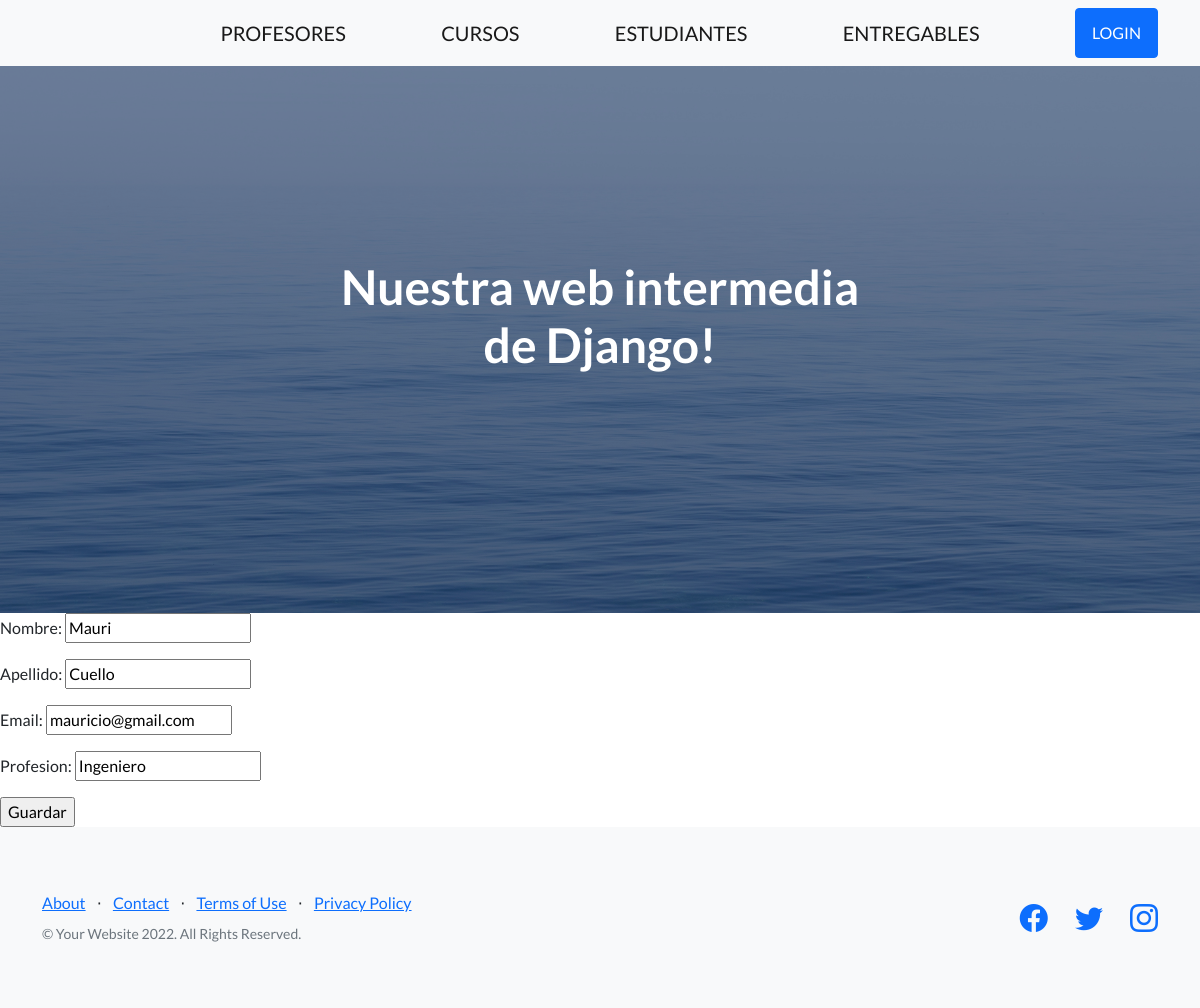
The app's page /app-coder/edita-profesor/1, older data.
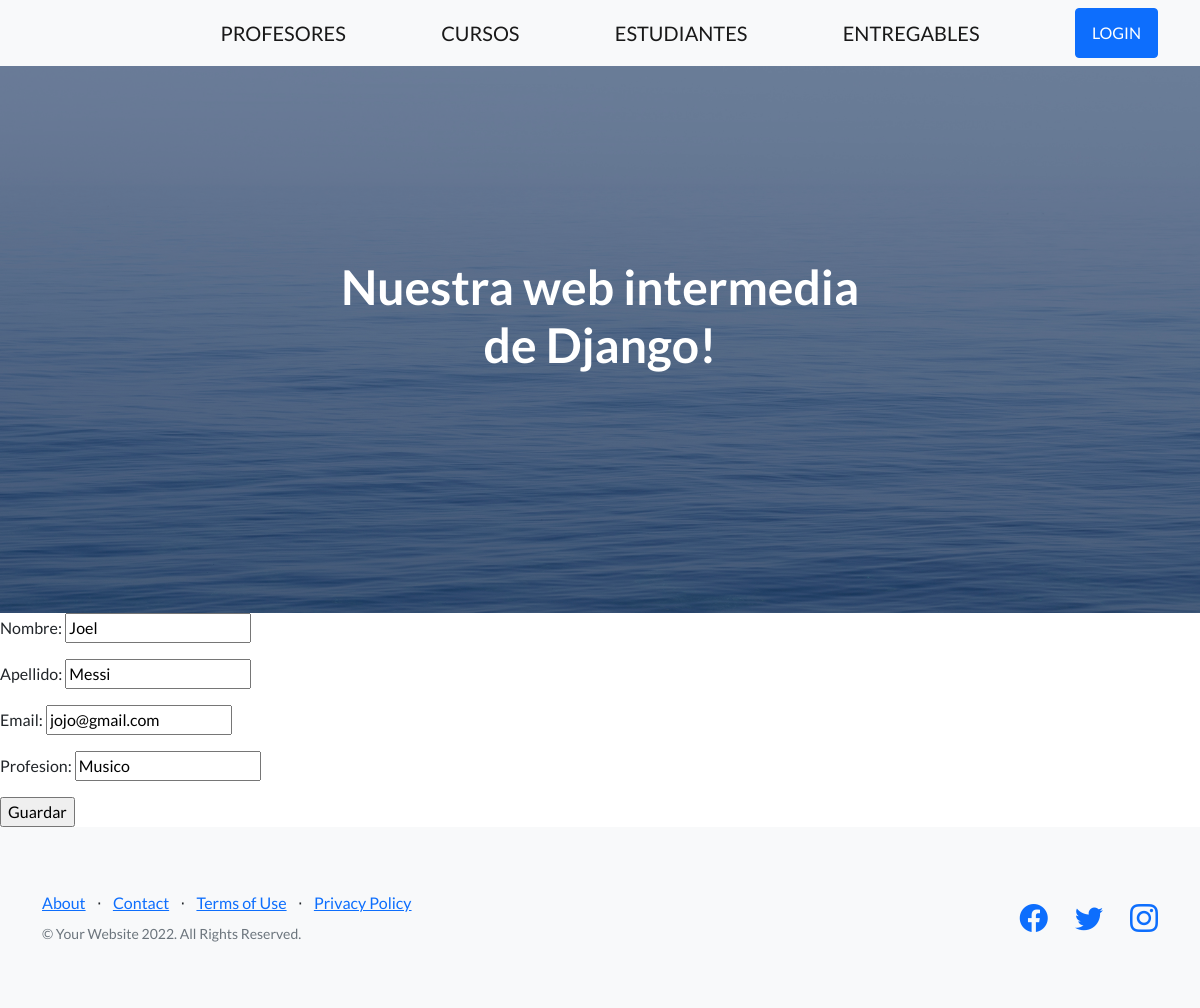
The same page, newer data.
### App_Coder/models.py (models this page shows, shortened)
class Profesor(models.Model):
    nombre = models.CharField(max_length=30)
    apellido = models.CharField(max_length=30)
    email = models.EmailField()
    profesion = models.CharField(max_length=30)
    user_is = models.OneToOneField(User, on_delete=models.CASCADE, null=True, blank=True)

### App_Coder/views.py (the view)
# urls.py: path('edita-profesor/<int:id>', editar_profesor, name="EditarProfesor"),
def editar_profesor(request, id):
    print('method:', request.method)
    print('post:', request.POST)
    profesor = Profesor.objects.get(id=id)
    if request.method == 'POST':
        miFormulario = ProfesorFormulario(request.POST)
        if miFormulario.is_valid():
            data = miFormulario.cleaned_data
            profesor.nombre = data["nombre"]
            profesor.apellido = data["apellido"]
            profesor.email = data["email"]
            profesor.profesion = data["profesion"]
            profesor.save()
            return render(request, 'inicio.html')
    else:
        miFormulario = ProfesorFormulario(initial={
            "nombre": profesor.nombre,
            "apellido": profesor.apellido,
            "email": profesor.email,
            "profesion": profesor.profesion,
        })
    return render(request, "editarProfesor.html", {"miFormulario": miFormulario, "id": profesor.id})

### App_Coder/forms.py
class ProfesorFormulario(forms.Form):
    nombre = forms.CharField(max_length=30)
    apellido = forms.CharField(max_length=30)
    email = forms.EmailField()
    profesion = forms.CharField(max_length=30)

### App_Coder/templates/editarProfesor.html
{% extends 'padre.html' %}
{% load static %}
{% block bloqueQueCambia %}
    <form action="{% url 'EditarProfesor' id %}" method="POST">{% csrf_token %}
        {{miFormulario.as_p}}
        <input type="submit" value="Guardar">
    </form>
{% endblock bloqueQueCambia %}

Row changes from the older to the newer data that the page shows:
changed Profesor: nombre "Mauri" → "Joel"; apellido "Cuello" → "Messi"; email "mauricio@gmail.com" → "jojo@gmail.com"; profesion "Ingeniero" → "Musico"
